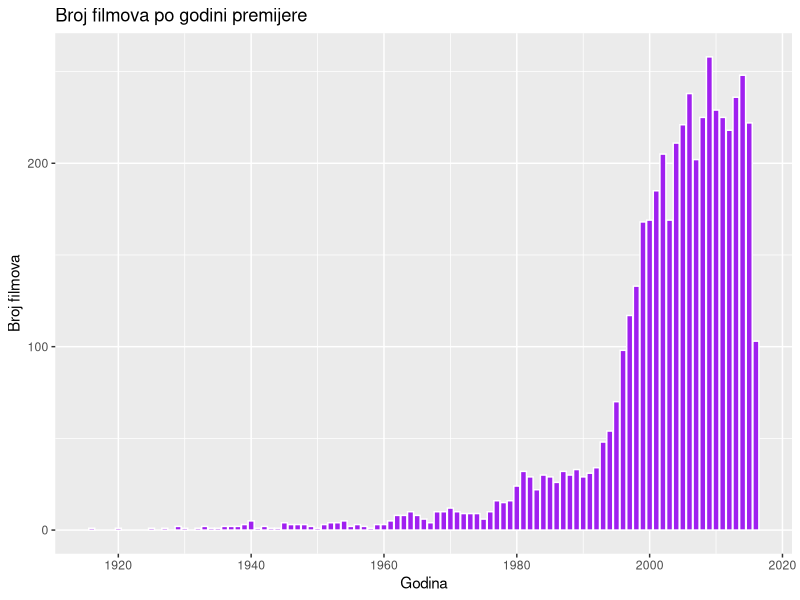
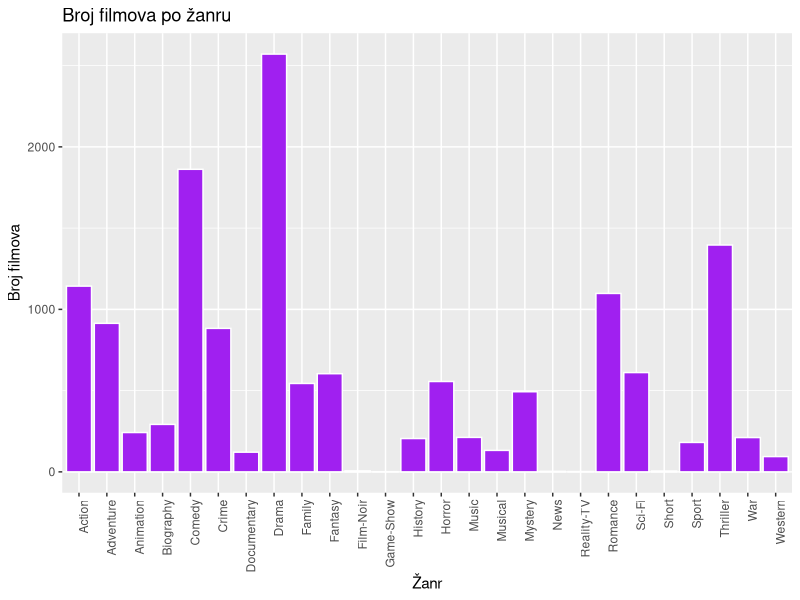
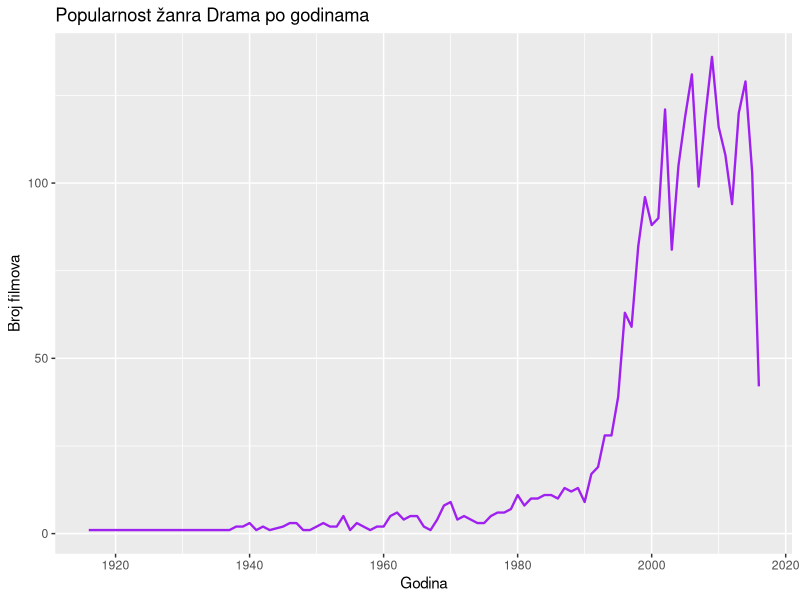
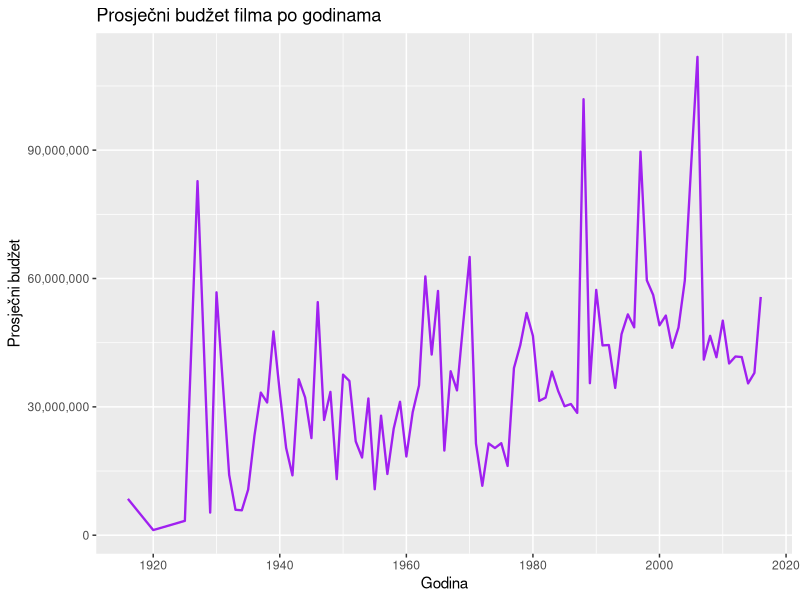
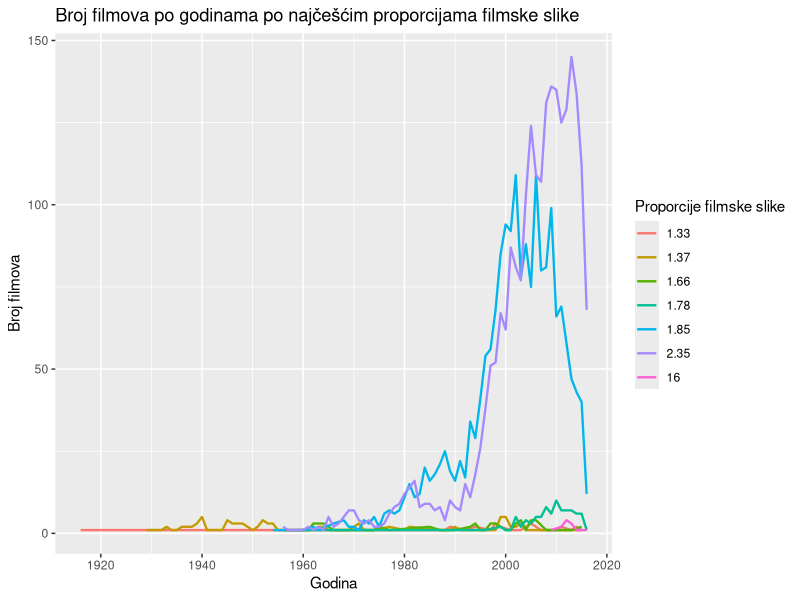

These figures' R source, in order:
## ---- chunk 1
library(tidyverse)
library(gridExtra)
library(GGally)
knitr::opts_chunk$set(echo = TRUE)
## ---- chunk 2
data <- read_csv("../data/IMDB_movie_dataset_tidy.csv")
## ---- chunk 3
actors_and_likes <- data[, c('actor_1_name', 'actor_1_facebook_likes')]
actors_and_likes <- data[c('actor_2_name', 'actor_2_facebook_likes')] %>% rename(actor_1_name = actor_2_name) %>% rename(actor_1_facebook_likes = actor_2_facebook_likes) %>% rbind(actors_and_likes)
actors_and_likes <- data[c('actor_3_name', 'actor_3_facebook_likes')] %>% rename(actor_1_name = actor_3_name) %>% rename(actor_1_facebook_likes = actor_3_facebook_likes) %>% rbind(actors_and_likes) %>% rename(Actor_name = actor_1_name) %>% rename(likes = actor_1_facebook_likes) 

actors_and_likes %>% group_by(Actor_name) %>% summarise(max_likes = max(likes)) %>% arrange(desc(max_likes)) %>% head(5)

## ---- chunk 4
data %>%  arrange(desc(cast_total_facebook_likes)) %>% select(movie_title, title_year, imdb_score, cast_total_facebook_likes) %>% head(5)
## ---- chunk 5
years_and_count <- data %>% group_by(title_year) %>% summarise(count = n())

ggplot(years_and_count, aes(x = title_year, y = count)) +
  geom_bar(stat = "identity", fill = "purple", color = "white") +
  labs(title = "Broj filmova po godini premijere", x = "Godina", y = "Broj filmova")

## ---- chunk 6
genre_and_count <- data[, c('movie_title', 'genres')] %>% separate_rows(genres, sep = "\\|") %>% group_by(genres) %>% summarise(count = n())

ggplot(genre_and_count, aes(x = genres, y = count)) +
  geom_bar(stat = "identity", fill = "purple", color = "white") +
  labs(title = "Broj filmova po žanru", x = "Žanr", y = "Broj filmova") +
  theme(axis.text.x = element_text(angle = 90, hjust = 1))
## ---- chunk 7
year_and_count_drama <- data[, c('title_year', 'genres')] %>% separate_rows(genres, sep = "\\|") %>% filter(genres == 'Drama') %>% group_by(title_year) %>% summarise(count = n())

ggplot(year_and_count_drama, aes(x = title_year, y = count)) +
  geom_line(color = "purple", size = 0.8) +
  labs(title = "Popularnost žanra Drama po godinama", x = "Godina", y = "Broj filmova")
## ---- chunk 8
genre_and_count <- data[, c('movie_title', 'plot_keywords')] %>% separate_rows(plot_keywords, sep = "\\|") %>% group_by(plot_keywords) %>% rename(keyword = plot_keywords) %>% summarise(count = n()) %>% arrange(desc(count)) %>% filter(!is.na(keyword)) %>% slice_head(n = 20)
genre_and_count
## ---- chunk 9
years <- c(1916, 1917, 1918, 1919, 1920, 1921, 1922, 1923, 1924, 1925, 1926, 1927, 1928, 1929, 1930, 1931, 1932, 1933, 1934, 1935, 1936, 1937, 1938, 1939, 1940, 1941, 1942, 1943, 1944, 1945, 1946, 1947, 1948, 1949, 1950, 1951, 1952, 1953, 1954, 1955, 1956, 1957, 1958, 1959, 1960, 1961, 1962, 1963, 1964, 1965, 1966, 1967, 1968, 1969, 1970, 1971, 1972, 1973, 1974, 1975, 1976, 1977, 1978, 1979, 1980, 1981, 1982, 1983, 1984, 1985, 1986, 1987, 1988, 1989, 1990, 1991, 1992, 1993, 1994, 1995, 1996, 1997, 1998, 1999, 2000, 2001, 2002, 2003, 2004, 2005, 2006, 2007, 2008, 2009, 2010, 2011, 2012, 2013, 2014, 2015, 2016)
cpi <- c(10.9, 12.8, 15.0, 17.3, 20.0, 17.9, 16.8, 17.1, 17.1, 17.5, 17.7, 17.4, 17.2, 17.2, 16.7, 15.2, 13.6, 12.9, 13.4, 13.7, 13.9, 14.4, 14.1, 13.9, 14.0, 14.7, 16.3, 17.3, 17.6, 18.0, 19.5, 22.3, 24.0, 23.8, 24.1, 26.0, 26.6, 26.8, 26.9, 26.8, 27.2, 28.1, 28.9, 29.2, 29.6, 29.9, 30.3, 30.6, 31.0, 31.5, 32.5, 33.4, 34.8, 36.7, 38.8, 40.5, 41.8, 44.4, 49.3, 53.8, 56.9, 60.6, 65.2, 72.6, 82.4, 90.9, 96.5, 99.6, 103.9, 107.6, 109.6, 113.6, 118.3, 124.0, 130.7, 136.2, 140.3, 144.5, 148.2, 152.4, 156.9, 160.5, 163.0, 166.6, 172.2, 177.1, 179.9, 184.0, 188.9, 195.3, 201.6, 207.3, 215.3, 214.5, 218.1, 224.9, 229.6, 233.0, 236.7, 237.0, 240.0)

cpi_data <- data.frame(year = years, cpi = cpi)

budgets <- data[, c('title_year', 'budget')] %>% rename(year = title_year) %>% filter(!is.na(budget))

merge <-  merge(budgets, cpi_data, by = "year")

merge$real_budget <- merge$budget * cpi_data$cpi[cpi_data$year == 2016] / merge$cpi

year_and_avg_budget <-merge %>% group_by(year) %>% summarise(avg = mean(real_budget))

ggplot(year_and_avg_budget, aes(x = year, y = avg)) +
  geom_line(color = "purple", size = 0.8) +
  labs(title = "Prosječni budžet filma po godinama", x = "Godina", y = "Prosječni budžet") +
  scale_y_continuous(labels = scales::comma)

## ---- chunk 10

ratios <- c(1.33, 1.37, 1.66, 1.78, 1.85, 2.35, 16.0)

year_aspect_ratio <-  data[!is.na(data$aspect_ratio) & !is.na(data$title_year), c('movie_title', 'title_year', 'aspect_ratio')] %>% filter(aspect_ratio %in% ratios) %>% group_by(aspect_ratio, title_year) %>% summarise(movie_count = n())

ggplot(year_aspect_ratio, aes(x = title_year, y = movie_count, color = as.factor(aspect_ratio))) +
  geom_line(size = 0.8) +
  labs(title = "Broj filmova po godinama po najčešćim proporcijama filmske slike", x = 'Godina', y = "Broj filmova") +
  scale_color_discrete(name = "Proporcije filmske slike")

